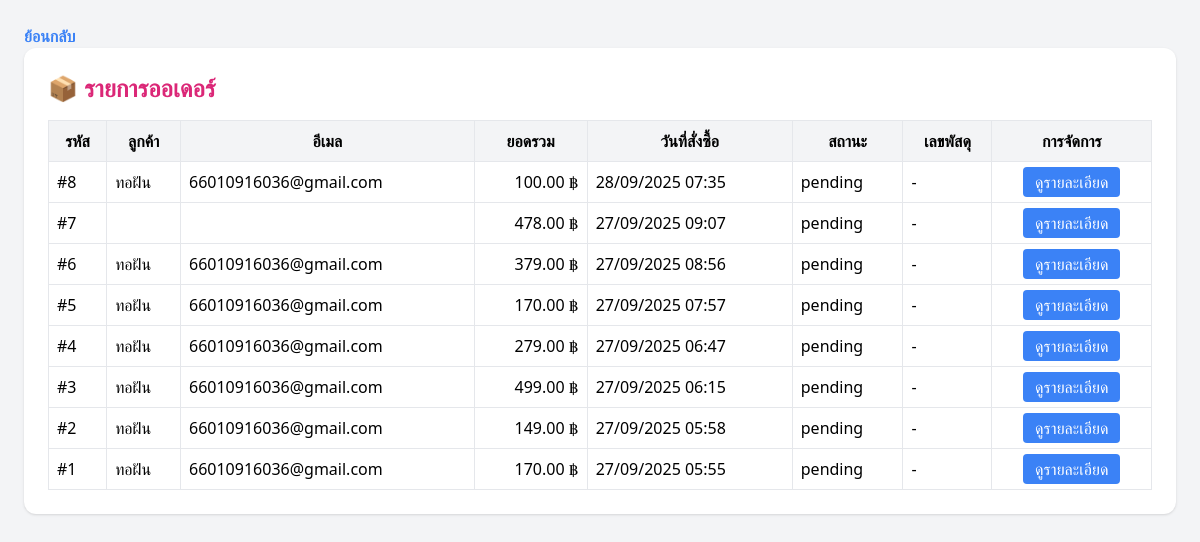
Screenshot of /admin_orders.php with the database file from the repository.
### tables this page shows
CREATE TABLE `orders` (
  `orders_id` int(11) NOT NULL,
  `user_id` int(11) NOT NULL,
  `order_data` varchar(255) NOT NULL,
  `shipping_name` varchar(255) DEFAULT NULL,
  `shipping_phone` varchar(50) DEFAULT NULL,
  `shipping_address` text DEFAULT NULL,
  `total_amount` decimal(10,2) NOT NULL,
  `created` int(11) NOT NULL,
  `status` varchar(50) NOT NULL DEFAULT 'pending',
  `tracking_number` varchar(255) DEFAULT NULL,
  `created_at` timestamp NOT NULL DEFAULT current_timestamp()
);

CREATE TABLE `users` (
  `id` int(11) NOT NULL,
  `username` varchar(255) NOT NULL,
  `password` varchar(255) NOT NULL,
  `full_name` varchar(255) NOT NULL,
  `email` varchar(255) NOT NULL,
  `phone_number` varchar(20) NOT NULL,
  `shipping_address` text NOT NULL,
  `registered_at` datetime NOT NULL
);

### admin_orders.php (the view, shortened to what this page needs)
<?php
require_once 'connectdb.php';
$sql = "SELECT o.*, u.username, u.full_name, u.email
        FROM orders o
        LEFT JOIN users u ON o.user_id = u.id
        ORDER BY o.created DESC";
$result = $conn->query($sql);
?>
<!DOCTYPE html>
<html lang="th">
<head>
<a href="backend_dashboard.php" class="text-blue-500 hover:text-red-700 font-semibold">ย้อนกลับ</a>
<script src="https://cdn.tailwindcss.com"></script>
</head>
<body class="bg-gray-100 font-Kanit p-6">
<div class="max-w-6xl mx-auto bg-white p-6 rounded-xl shadow">
    <h1 class="text-2xl font-bold mb-4 text-pink-600">📦 รายการออเดอร์</h1>
    <table class="w-full border">
        <thead class="bg-gray-100">
            <tr>
                <th class="p-2 border">รหัส</th>
                <th class="p-2 border">ลูกค้า</th>
                <th class="p-2 border">อีเมล</th>
                <th class="p-2 border">ยอดรวม</th>
                <th class="p-2 border">วันที่สั่งซื้อ</th>
                <th class="p-2 border">สถานะ</th>
                <th class="p-2 border">เลขพัสดุ</th>
                <th class="p-2 border">การจัดการ</th>
            </tr>
        </thead>
        <tbody>
            <?php while($row = $result->fetch_assoc()): ?>
            <tr>
                <td class="p-2 border">#<?php echo $row['orders_id']; ?></td>
                <td class="p-2 border"><?php echo htmlspecialchars($row['full_name'] ?: $row['username']); ?></td>
                <td class="p-2 border"><?php echo htmlspecialchars($row['email']); ?></td>
                <td class="p-2 border text-right"><?php echo number_format($row['total_amount'], 2); ?> ฿</td>
                <td class="p-2 border"><?php echo date("d/m/Y H:i", $row['created']); ?></td>
                <td class="p-2 border"><?php echo htmlspecialchars($row['status']); ?></td>
                <td class="p-2 border"><?php echo htmlspecialchars($row['tracking_number'] ?? '-'); ?></td>
                <td class="p-2 border text-center">
                    <a href="admin_order_detail.php?order_id=<?php echo $row['orders_id']; ?>" class="px-3 py-1 bg-blue-500 text-white rounded">ดูรายละเอียด</a>
                </td>
            </tr>
            <?php endwhile; ?>
        </tbody>
    </table>
</div>
</body>
</html>

### rows the page displays
orders: orders_id "8", user.full_name "ทอฝัน", user.email "66010916036@gmail.com", total_amount "100.00", created "28/09/2025 07:35", status "pending", tracking_number "-"
orders: orders_id "7", total_amount "478.00", created "27/09/2025 09:07", status "pending", tracking_number "-"
orders: orders_id "6", user.full_name "ทอฝัน", user.email "66010916036@gmail.com", total_amount "379.00", created "27/09/2025 08:56", status "pending", tracking_number "-"
orders: orders_id "5", user.full_name "ทอฝัน", user.email "66010916036@gmail.com", total_amount "170.00", created "27/09/2025 07:57", status "pending", tracking_number "-"
orders: orders_id "4", user.full_name "ทอฝัน", user.email "66010916036@gmail.com", total_amount "279.00", created "27/09/2025 06:47", status "pending", tracking_number "-"
orders: orders_id "3", user.full_name "ทอฝัน", user.email "66010916036@gmail.com", total_amount "499.00", created "27/09/2025 06:15", status "pending", tracking_number "-"
orders: orders_id "2", user.full_name "ทอฝัน", user.email "66010916036@gmail.com", total_amount "149.00", created "27/09/2025 05:58", status "pending", tracking_number "-"
orders: orders_id "1", user.full_name "ทอฝัน", user.email "66010916036@gmail.com", total_amount "170.00", created "27/09/2025 05:55", status "pending", tracking_number "-"
